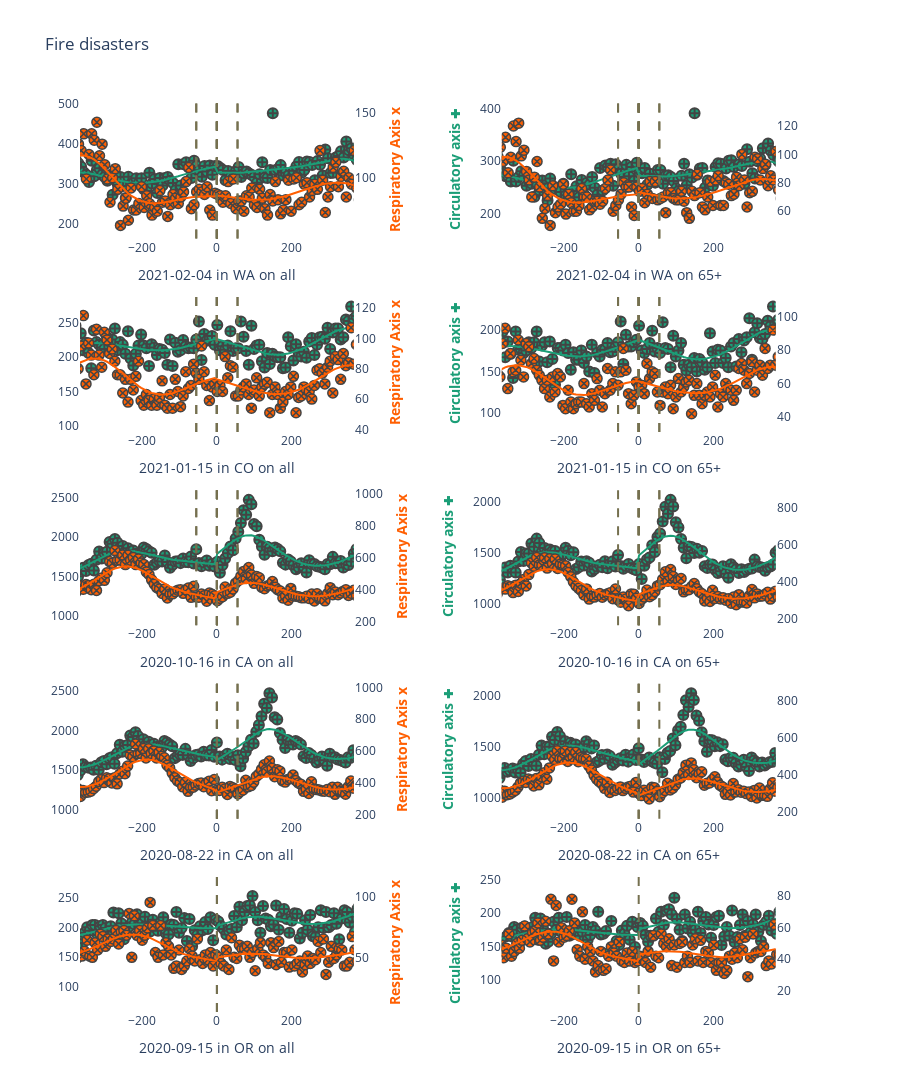

This figure's notebook cell:
### Code cell
from tqdm import tqdm

liste_ = list(df_temporel.keys())[:rows]


for row, (date, state) in enumerate(tqdm(liste_), start=1):
    shifts=[]
    max_shift = 365
    k = row-1
    
    time = str(date).split(" ")[0]
    for i in list(range(k-1,-1,-1))+list(range(k+1,len(liste_))):
        neighbor_time, neighbor_state = liste_[i]
        if neighbor_state==state:
            shifts.append(int((neighbor_time-pd.to_datetime(time))/ np.timedelta64(1, "D")))
        
    for col in [1, 2]:
        plot(
            fig=fig,
            df=df_temporel[(date, state)]["all"] if col % 2 else df_temporel[(date, state)]["65+"],
            row=row,
            col=col,
            disaster_time=time,
            state=state,
            other_events=shifts,
            category= "all" if col % 2 else "65+"
        )


fig.update_layout(title_text="Fire disasters", height= 1000*rows/3,plot_bgcolor='white')
fig.update_traces(showlegend=False)

# fig.update(layout_xaxis_range = [-365,365])

fig.show()

### Figure 1 — Plotly figure (JSON) as saved in the notebook; plotly's stock layout.template omitted (floating-point values rounded to 4 significant figures; data arrays with more than 128 entries replaced by an {"elided": "..."} marker saying what was removed)
{"data": [{"marker": {"color": "rgb(27,158,119)", "line": {"width": 2}, "size": 10, "symbol": 27}, "mode": "markers", "name": "Diseases of the circulatory system", "showlegend": false, "type": "scatter", "x": {"elided": "229 int values"}, "xaxis": "x", "y": {"elided": "229 int values"}, "yaxis": "y"}, {"marker": {"color": "rgb(27,158,119)"}, "showlegend": false, "type": "scatter", "x": {"elided": "229 int values"}, "xaxis": "x", "y": {"elided": "229 float values"}, "yaxis": "y"}, {"marker": {"color": "rgb(297,95,2)", "line": {"width": 1.5}, "size": 10, "symbol": 28}, "mode": "markers", "name": "Diseases of the respiratory system", "showlegend": false, "type": "scatter", "x": {"elided": "229 int values"}, "xaxis": "x", "y": {"elided": "229 int values"}, "yaxis": "y2"}, {"marker": {"color": "rgb(297,95,2)"}, "showlegend": false, "type": "scatter", "x": {"elided": "229 int values"}, "xaxis": "x", "y": {"elided": "229 float values"}, "yaxis": "y2"}, {"marker": {"color": "rgb(27,158,119)", "line": {"width": 2}, "size": 10, "symbol": 27}, "mode": "markers", "name": "Diseases of the circulatory system", "showlegend": false, "type": "scatter", "x": {"elided": "229 int values"}, "xaxis": "x2", "y": {"elided": "229 int values"}, "yaxis": "y3"}, {"marker": {"color": "rgb(27,158,119)"}, "showlegend": false, "type": "scatter", "x": {"elided": "229 int values"}, "xaxis": "x2", "y": {"elided": "229 float values"}, "yaxis": "y3"}, {"marker": {"color": "rgb(297,95,2)", "line": {"width": 1.5}, "size": 10, "symbol": 28}, "mode": "markers", "name": "Diseases of the respiratory system", "showlegend": false, "type": "scatter", "x": {"elided": "229 int values"}, "xaxis": "x2", "y": {"elided": "229 int values"}, "yaxis": "y4"}, {"marker": {"color": "rgb(297,95,2)"}, "showlegend": false, "type": "scatter", "x": {"elided": "229 int values"}, "xaxis": "x2", "y": {"elided": "229 float values"}, "yaxis": "y4"}, {"marker": {"color": "rgb(27,158,119)", "line": {"width": 2}, "size": 10, "symbol": 27}, "mode": "markers", "name": "Diseases of the circulatory system", "showlegend": false, "type": "scatter", "x": {"elided": "229 int values"}, "xaxis": "x3", "y": {"elided": "229 int values"}, "yaxis": "y5"}, {"marker": {"color": "rgb(27,158,119)"}, "showlegend": false, "type": "scatter", "x": {"elided": "229 int values"}, "xaxis": "x3", "y": {"elided": "229 float values"}, "yaxis": "y5"}, {"marker": {"color": "rgb(297,95,2)", "line": {"width": 1.5}, "size": 10, "symbol": 28}, "mode": "markers", "name": "Diseases of the respiratory system", "showlegend": false, "type": "scatter", "x": {"elided": "229 int values"}, "xaxis": "x3", "y": {"elided": "229 int values"}, "yaxis": "y6"}, {"marker": {"color": "rgb(297,95,2)"}, "showlegend": false, "type": "scatter", "x": {"elided": "229 int values"}, "xaxis": "x3", "y": {"elided": "229 float values"}, "yaxis": "y6"}, {"marker": {"color": "rgb(27,158,119)", "line": {"width": 2}, "size": 10, "symbol": 27}, "mode": "markers", "name": "Diseases of the circulatory system", "showlegend": false, "type": "scatter", "x": {"elided": "229 int values"}, "xaxis": "x4", "y": {"elided": "229 int values"}, "yaxis": "y7"}, {"marker": {"color": "rgb(27,158,119)"}, "showlegend": false, "type": "scatter", "x": {"elided": "229 int values"}, "xaxis": "x4", "y": {"elided": "229 float values"}, "yaxis": "y7"}, {"marker": {"color": "rgb(297,95,2)", "line": {"width": 1.5}, "size": 10, "symbol": 28}, "mode": "markers", "name": "Diseases of the respiratory system", "showlegend": false, "type": "scatter", "x": {"elided": "229 int values"}, "xaxis": "x4", "y": {"elided": "229 int values"}, "yaxis": "y8"}, {"marker": {"color": "rgb(297,95,2)"}, "showlegend": false, "type": "scatter", "x": {"elided": "229 int values"}, "xaxis": "x4", "y": {"elided": "229 float values"}, "yaxis": "y8"}, {"marker": {"color": "rgb(27,158,119)", "line": {"width": 2}, "size": 10, "symbol": 27}, "mode": "markers", "name": "Diseases of the circulatory system", "showlegend": false, "type": "scatter", "x": {"elided": "229 int values"}, "xaxis": "x5", "y": {"elided": "229 int values"}, "yaxis": "y9"}, {"marker": {"color": "rgb(27,158,119)"}, "showlegend": false, "type": "scatter", "x": {"elided": "229 int values"}, "xaxis": "x5", "y": {"elided": "229 float values"}, "yaxis": "y9"}, {"marker": {"color": "rgb(297,95,2)", "line": {"width": 1.5}, "size": 10, "symbol": 28}, "mode": "markers", "name": "Diseases of the respiratory system", "showlegend": false, "type": "scatter", "x": {"elided": "229 int values"}, "xaxis": "x5", "y": {"elided": "229 int values"}, "yaxis": "y10"}, {"marker": {"color": "rgb(297,95,2)"}, "showlegend": false, "type": "scatter", "x": {"elided": "229 int values"}, "xaxis": "x5", "y": {"elided": "229 float values"}, "yaxis": "y10"}, {"marker": {"color": "rgb(27,158,119)", "line": {"width": 2}, "size": 10, "symbol": 27}, "mode": "markers", "name": "Diseases of the circulatory system", "showlegend": false, "type": "scatter", "x": {"elided": "229 int values"}, "xaxis": "x6", "y": {"elided": "229 int values"}, "yaxis": "y11"}, {"marker": {"color": "rgb(27,158,119)"}, "showlegend": false, "type": "scatter", "x": {"elided": "229 int values"}, "xaxis": "x6", "y": {"elided": "229 float values"}, "yaxis": "y11"}, {"marker": {"color": "rgb(297,95,2)", "line": {"width": 1.5}, "size": 10, "symbol": 28}, "mode": "markers", "name": "Diseases of the respiratory system", "showlegend": false, "type": "scatter", "x": {"elided": "229 int values"}, "xaxis": "x6", "y": {"elided": "229 int values"}, "yaxis": "y12"}, {"marker": {"color": "rgb(297,95,2)"}, "showlegend": false, "type": "scatter", "x": {"elided": "229 int values"}, "xaxis": "x6", "y": {"elided": "229 float values"}, "yaxis": "y12"}, {"marker": {"color": "rgb(27,158,119)", "line": {"width": 2}, "size": 10, "symbol": 27}, "mode": "markers", "name": "Diseases of the circulatory system", "showlegend": false, "type": "scatter", "x": {"elided": "229 int values"}, "xaxis": "x7", "y": {"elided": "229 int values"}, "yaxis": "y13"}, {"marker": {"color": "rgb(27,158,119)"}, "showlegend": false, "type": "scatter", "x": {"elided": "229 int values"}, "xaxis": "x7", "y": {"elided": "229 float values"}, "yaxis": "y13"}, {"marker": {"color": "rgb(297,95,2)", "line": {"width": 1.5}, "size": 10, "symbol": 28}, "mode": "markers", "name": "Diseases of the respiratory system", "showlegend": false, "type": "scatter", "x": {"elided": "229 int values"}, "xaxis": "x7", "y": {"elided": "229 int values"}, "yaxis": "y14"}, {"marker": {"color": "rgb(297,95,2)"}, "showlegend": false, "type": "scatter", "x": {"elided": "229 int values"}, "xaxis": "x7", "y": {"elided": "229 float values"}, "yaxis": "y14"}, {"marker": {"color": "rgb(27,158,119)", "line": {"width": 2}, "size": 10, "symbol": 27}, "mode": "markers", "name": "Diseases of the circulatory system", "showlegend": false, "type": "scatter", "x": {"elided": "229 int values"}, "xaxis": "x8", "y": {"elided": "229 int values"}, "yaxis": "y15"}, {"marker": {"color": "rgb(27,158,119)"}, "showlegend": false, "type": "scatter", "x": {"elided": "229 int values"}, "xaxis": "x8", "y": {"elided": "229 float values"}, "yaxis": "y15"}, {"marker": {"color": "rgb(297,95,2)", "line": {"width": 1.5}, "size": 10, "symbol": 28}, "mode": "markers", "name": "Diseases of the respiratory system", "showlegend": false, "type": "scatter", "x": {"elided": "229 int values"}, "xaxis": "x8", "y": {"elided": "229 int values"}, "yaxis": "y16"}, {"marker": {"color": "rgb(297,95,2)"}, "showlegend": false, "type": "scatter", "x": {"elided": "229 int values"}, "xaxis": "x8", "y": {"elided": "229 float values"}, "yaxis": "y16"}, {"marker": {"color": "rgb(27,158,119)", "line": {"width": 2}, "size": 10, "symbol": 27}, "mode": "markers", "name": "Diseases of the circulatory system", "showlegend": false, "type": "scatter", "x": {"elided": "229 int values"}, "xaxis": "x9", "y": {"elided": "229 int values"}, "yaxis": "y17"}, {"marker": {"color": "rgb(27,158,119)"}, "showlegend": false, "type": "scatter", "x": {"elided": "229 int values"}, "xaxis": "x9", "y": {"elided": "229 float values"}, "yaxis": "y17"}, {"marker": {"color": "rgb(297,95,2)", "line": {"width": 1.5}, "size": 10, "symbol": 28}, "mode": "markers", "name": "Diseases of the respiratory system", "showlegend": false, "type": "scatter", "x": {"elided": "229 int values"}, "xaxis": "x9", "y": {"elided": "229 int values"}, "yaxis": "y18"}, {"marker": {"color": "rgb(297,95,2)"}, "showlegend": false, "type": "scatter", "x": {"elided": "229 int values"}, "xaxis": "x9", "y": {"elided": "229 float values"}, "yaxis": "y18"}, {"marker": {"color": "rgb(27,158,119)", "line": {"width": 2}, "size": 10, "symbol": 27}, "mode": "markers", "name": "Diseases of the circulatory system", "showlegend": false, "type": "scatter", "x": {"elided": "229 int values"}, "xaxis": "x10", "y": {"elided": "229 int values"}, "yaxis": "y19"}, {"marker": {"color": "rgb(27,158,119)"}, "showlegend": false, "type": "scatter", "x": {"elided": "229 int values"}, "xaxis": "x10", "y": {"elided": "229 float values"}, "yaxis": "y19"}, {"marker": {"color": "rgb(297,95,2)", "line": {"width": 1.5}, "size": 10, "symbol": 28}, "mode": "markers", "name": "Diseases of the respiratory system", "showlegend": false, "type": "scatter", "x": {"elided": "229 int values"}, "xaxis": "x10", "y": {"elided": "229 int values"}, "yaxis": "y20"}, {"marker": {"color": "rgb(297,95,2)"}, "showlegend": false, "type": "scatter", "x": {"elided": "229 int values"}, "xaxis": "x10", "y": {"elided": "229 float values"}, "yaxis": "y20"}], "layout": {"height": 1667.0, "plot_bgcolor": "white", "shapes": [{"line": {"color": "rgb(117,112,79)", "dash": "dash"}, "type": "line", "x0": 0, "x1": 0, "xref": "x", "y0": 0, "y1": 1, "yref": "y domain"}, {"line": {"color": "rgb(117,112,79)", "dash": "dash"}, "type": "line", "x0": 0, "x1": 0, "xref": "x", "y0": 0, "y1": 1, "yref": "y domain"}, {"line": {"color": "rgb(117,112,79)", "dash": "dash"}, "type": "line", "x0": 0, "x1": 0, "xref": "x2", "y0": 0, "y1": 1, "yref": "y3 domain"}, {"line": {"color": "rgb(117,112,79)", "dash": "dash"}, "type": "line", "x0": 0, "x1": 0, "xref": "x", "y0": 0, "y1": 1, "yref": "y domain"}, {"line": {"color": "rgb(117,112,79)", "dash": "dash"}, "type": "line", "x0": 0, "x1": 0, "xref": "x2", "y0": 0, "y1": 1, "yref": "y3 domain"}, {"line": {"color": "rgb(117,112,79)", "dash": "dash"}, "type": "line", "x0": 0, "x1": 0, "xref": "x3", "y0": 0, "y1": 1, "yref": "y5 domain"}, {"line": {"color": "rgb(117,112,79)", "dash": "dash"}, "type": "line", "x0": 0, "x1": 0, "xref": "x", "y0": 0, "y1": 1, "yref": "y domain"}, {"line": {"color": "rgb(117,112,79)", "dash": "dash"}, "type": "line", "x0": 0, "x1": 0, "xref": "x2", "y0": 0, "y1": 1, "yref": "y3 domain"}, {"line": {"color": "rgb(117,112,79)", "dash": "dash"}, "type": "line", "x0": 0, "x1": 0, "xref": "x3", "y0": 0, "y1": 1, "yref": "y5 domain"}, {"line": {"color": "rgb(117,112,79)", "dash": "dash"}, "type": "line", "x0": 0, "x1": 0, "xref": "x4", "y0": 0, "y1": 1, "yref": "y7 domain"}, {"line": {"color": "rgb(117,112,79)", "dash": "dash"}, "type": "line", "x0": 0, "x1": 0, "xref": "x", "y0": 0, "y1": 1, "yref": "y domain"}, {"line": {"color": "rgb(117,112,79)", "dash": "dash"}, "type": "line", "x0": 0, "x1": 0, "xref": "x2", "y0": 0, "y1": 1, "yref": "y3 domain"}, {"line": {"color": "rgb(117,112,79)", "dash": "dash"}, "type": "line", "x0": 0, "x1": 0, "xref": "x3", "y0": 0, "y1": 1, "yref": "y5 domain"}, {"line": {"color": "rgb(117,112,79)", "dash": "dash"}, "type": "line", "x0": 0, "x1": 0, "xref": "x4", "y0": 0, "y1": 1, "yref": "y7 domain"}, {"line": {"color": "rgb(117,112,79)", "dash": "dash"}, "type": "line", "x0": 0, "x1": 0, "xref": "x5", "y0": 0, "y1": 1, "yref": "y9 domain"}, {"line": {"color": "rgb(117,112,79)", "dash": "dash"}, "type": "line", "x0": -55, "x1": -55, "xref": "x", "y0": 0, "y1": 1, "yref": "y domain"}, {"line": {"color": "rgb(117,112,79)", "dash": "dash"}, "type": "line", "x0": -55, "x1": -55, "xref": "x2", "y0": 0, "y1": 1, "yref": "y3 domain"}, {"line": {"color": "rgb(117,112,79)", "dash": "dash"}, "type": "line", "x0": -55, "x1": -55, "xref": "x3", "y0": 0, "y1": 1, "yref": "y5 domain"}, {"line": {"color": "rgb(117,112,79)", "dash": "dash"}, "type": "line", "x0": -55, "x1": -55, "xref": "x4", "y0": 0, "y1": 1, "yref": "y7 domain"}, {"line": {"color": "rgb(117,112,79)", "dash": "dash"}, "type": "line", "x0": -55, "x1": -55, "xref": "x5", "y0": 0, "y1": 1, "yref": "y9 domain"}, {"line": {"color": "rgb(117,112,79)", "dash": "dash"}, "type": "line", "x0": 0, "x1": 0, "xref": "x", "y0": 0, "y1": 1, "yref": "y domain"}, {"line": {"color": "rgb(117,112,79)", "dash": "dash"}, "type": "line", "x0": 0, "x1": 0, "xref": "x2", "y0": 0, "y1": 1, "yref": "y3 domain"}, {"line": {"color": "rgb(117,112,79)", "dash": "dash"}, "type": "line", "x0": 0, "x1": 0, "xref": "x3", "y0": 0, "y1": 1, "yref": "y5 domain"}, {"line": {"color": "rgb(117,112,79)", "dash": "dash"}, "type": "line", "x0": 0, "x1": 0, "xref": "x4", "y0": 0, "y1": 1, "yref": "y7 domain"}, {"line": {"color": "rgb(117,112,79)", "dash": "dash"}, "type": "line", "x0": 0, "x1": 0, "xref": "x5", "y0": 0, "y1": 1, "yref": "y9 domain"}, {"line": {"color": "rgb(117,112,79)", "dash": "dash"}, "type": "line", "x0": 0, "x1": 0, "xref": "x6", "y0": 0, "y1": 1, "yref": "y11 domain"}, {"line": {"color": "rgb(117,112,79)", "dash": "dash"}, "type": "line", "x0": -55, "x1": -55, "xref": "x", "y0": 0, "y1": 1, "yref": "y domain"}, {"line": {"color": "rgb(117,112,79)", "dash": "dash"}, "type": "line", "x0": -55, "x1": -55, "xref": "x2", "y0": 0, "y1": 1, "yref": "y3 domain"}, {"line": {"color": "rgb(117,112,79)", "dash": "dash"}, "type": "line", "x0": -55, "x1": -55, "xref": "x3", "y0": 0, "y1": 1, "yref": "y5 domain"}, {"line": {"color": "rgb(117,112,79)", "dash": "dash"}, "type": "line", "x0": -55, "x1": -55, "xref": "x4", "y0": 0, "y1": 1, "yref": "y7 domain"}, {"line": {"color": "rgb(117,112,79)", "dash": "dash"}, "type": "line", "x0": -55, "x1": -55, "xref": "x5", "y0": 0, "y1": 1, "yref": "y9 domain"}, {"line": {"color": "rgb(117,112,79)", "dash": "dash"}, "type": "line", "x0": -55, "x1": -55, "xref": "x6", "y0": 0, "y1": 1, "yref": "y11 domain"}, {"line": {"color": "rgb(117,112,79)", "dash": "dash"}, "type": "line", "x0": 0, "x1": 0, "xref": "x", "y0": 0, "y1": 1, "yref": "y domain"}, {"line": {"color": "rgb(117,112,79)", "dash": "dash"}, "type": "line", "x0": 0, "x1": 0, "xref": "x2", "y0": 0, "y1": 1, "yref": "y3 domain"}, {"line": {"color": "rgb(117,112,79)", "dash": "dash"}, "type": "line", "x0": 0, "x1": 0, "xref": "x3", "y0": 0, "y1": 1, "yref": "y5 domain"}, {"line": {"color": "rgb(117,112,79)", "dash": "dash"}, "type": "line", "x0": 0, "x1": 0, "xref": "x4", "y0": 0, "y1": 1, "yref": "y7 domain"}, {"line": {"color": "rgb(117,112,79)", "dash": "dash"}, "type": "line", "x0": 0, "x1": 0, "xref": "x5", "y0": 0, "y1": 1, "yref": "y9 domain"}, {"line": {"color": "rgb(117,112,79)", "dash": "dash"}, "type": "line", "x0": 0, "x1": 0, "xref": "x6", "y0": 0, "y1": 1, "yref": "y11 domain"}, {"line": {"color": "rgb(117,112,79)", "dash": "dash"}, "type": "line", "x0": 0, "x1": 0, "xref": "x7", "y0": 0, "y1": 1, "yref": "y13 domain"}, {"line": {"color": "rgb(117,112,79)", "dash": "dash"}, "type": "line", "x0": 55, "x1": 55, "xref": "x", "y0": 0, "y1": 1, "yref": "y domain"}, {"line": {"color": "rgb(117,112,79)", "dash": "dash"}, "type": "line", "x0": 55, "x1": 55, "xref": "x2", "y0": 0, "y1": 1, "yref": "y3 domain"}, {"line": {"color": "rgb(117,112,79)", "dash": "dash"}, "type": "line", "x0": 55, "x1": 55, "xref": "x3", "y0": 0, "y1": 1, "yref": "y5 domain"}, {"line": {"color": "rgb(117,112,79)", "dash": "dash"}, "type": "line", "x0": 55, "x1": 55, "xref": "x4", "y0": 0, "y1": 1, "yref": "y7 domain"}, {"line": {"color": "rgb(117,112,79)", "dash": "dash"}, "type": "line", "x0": 55, "x1": 55, "xref": "x5", "y0": 0, "y1": 1, "yref": "y9 domain"}, {"line": {"color": "rgb(117,112,79)", "dash": "dash"}, "type": "line", "x0": 55, "x1": 55, "xref": "x6", "y0": 0, "y1": 1, "yref": "y11 domain"}, {"line": {"color": "rgb(117,112,79)", "dash": "dash"}, "type": "line", "x0": 55, "x1": 55, "xref": "x7", "y0": 0, "y1": 1, "yref": "y13 domain"}, {"line": {"color": "rgb(117,112,79)", "dash": "dash"}, "type": "line", "x0": 0, "x1": 0, "xref": "x", "y0": 0, "y1": 1, "yref": "y domain"}, {"line": {"color": "rgb(117,112,79)", "dash": "dash"}, "type": "line", "x0": 0, "x1": 0, "xref": "x2", "y0": 0, "y1": 1, "yref": "y3 domain"}, {"line": {"color": "rgb(117,112,79)", "dash": "dash"}, "type": "line", "x0": 0, "x1": 0, "xref": "x3", "y0": 0, "y1": 1, "yref": "y5 domain"}, {"line": {"color": "rgb(117,112,79)", "dash": "dash"}, "type": "line", "x0": 0, "x1": 0, "xref": "x4", "y0": 0, "y1": 1, "yref": "y7 domain"}, {"line": {"color": "rgb(117,112,79)", "dash": "dash"}, "type": "line", "x0": 0, "x1": 0, "xref": "x5", "y0": 0, "y1": 1, "yref": "y9 domain"}, {"line": {"color": "rgb(117,112,79)", "dash": "dash"}, "type": "line", "x0": 0, "x1": 0, "xref": "x6", "y0": 0, "y1": 1, "yref": "y11 domain"}, {"line": {"color": "rgb(117,112,79)", "dash": "dash"}, "type": "line", "x0": 0, "x1": 0, "xref": "x7", "y0": 0, "y1": 1, "yref": "y13 domain"}, {"line": {"color": "rgb(117,112,79)", "dash": "dash"}, "type": "line", "x0": 0, "x1": 0, "xref": "x8", "y0": 0, "y1": 1, "yref": "y15 domain"}, {"line": {"color": "rgb(117,112,79)", "dash": "dash"}, "type": "line", "x0": 55, "x1": 55, "xref": "x", "y0": 0, "y1": 1, "yref": "y domain"}, {"line": {"color": "rgb(117,112,79)", "dash": "dash"}, "type": "line", "x0": 55, "x1": 55, "xref": "x2", "y0": 0, "y1": 1, "yref": "y3 domain"}, {"line": {"color": "rgb(117,112,79)", "dash": "dash"}, "type": "line", "x0": 55, "x1": 55, "xref": "x3", "y0": 0, "y1": 1, "yref": "y5 domain"}, {"line": {"color": "rgb(117,112,79)", "dash": "dash"}, "type": "line", "x0": 55, "x1": 55, "xref": "x4", "y0": 0, "y1": 1, "yref": "y7 domain"}, {"line": {"color": "rgb(117,112,79)", "dash": "dash"}, "type": "line", "x0": 55, "x1": 55, "xref": "x5", "y0": 0, "y1": 1, "yref": "y9 domain"}, {"line": {"color": "rgb(117,112,79)", "dash": "dash"}, "type": "line", "x0": 55, "x1": 55, "xref": "x6", "y0": 0, "y1": 1, "yref": "y11 domain"}, {"line": {"color": "rgb(117,112,79)", "dash": "dash"}, "type": "line", "x0": 55, "x1": 55, "xref": "x7", "y0": 0, "y1": 1, "yref": "y13 domain"}, {"line": {"color": "rgb(117,112,79)", "dash": "dash"}, "type": "line", "x0": 55, "x1": 55, "xref": "x8", "y0": 0, "y1": 1, "yref": "y15 domain"}, {"line": {"color": "rgb(117,112,79)", "dash": "dash"}, "type": "line", "x0": 0, "x1": 0, "xref": "x", "y0": 0, "y1": 1, "yref": "y domain"}, {"line": {"color": "rgb(117,112,79)", "dash": "dash"}, "type": "line", "x0": 0, "x1": 0, "xref": "x2", "y0": 0, "y1": 1, "yref": "y3 domain"}, {"line": {"color": "rgb(117,112,79)", "dash": "dash"}, "type": "line", "x0": 0, "x1": 0, "xref": "x3", "y0": 0, "y1": 1, "yref": "y5 domain"}, {"line": {"color": "rgb(117,112,79)", "dash": "dash"}, "type": "line", "x0": 0, "x1": 0, "xref": "x4", "y0": 0, "y1": 1, "yref": "y7 domain"}, {"line": {"color": "rgb(117,112,79)", "dash": "dash"}, "type": "line", "x0": 0, "x1": 0, "xref": "x5", "y0": 0, "y1": 1, "yref": "y9 domain"}, {"line": {"color": "rgb(117,112,79)", "dash": "dash"}, "type": "line", "x0": 0, "x1": 0, "xref": "x6", "y0": 0, "y1": 1, "yref": "y11 domain"}, {"line": {"color": "rgb(117,112,79)", "dash": "dash"}, "type": "line", "x0": 0, "x1": 0, "xref": "x7", "y0": 0, "y1": 1, "yref": "y13 domain"}, {"line": {"color": "rgb(117,112,79)", "dash": "dash"}, "type": "line", "x0": 0, "x1": 0, "xref": "x8", "y0": 0, "y1": 1, "yref": "y15 domain"}, {"line": {"color": "rgb(117,112,79)", "dash": "dash"}, "type": "line", "x0": 0, "x1": 0, "xref": "x9", "y0": 0, "y1": 1, "yref": "y17 domain"}, {"line": {"color": "rgb(117,112,79)", "dash": "dash"}, "type": "line", "x0": 0, "x1": 0, "xref": "x", "y0": 0, "y1": 1, "yref": "y domain"}, {"line": {"color": "rgb(117,112,79)", "dash": "dash"}, "type": "line", "x0": 0, "x1": 0, "xref": "x2", "y0": 0, "y1": 1, "yref": "y3 domain"}, {"line": {"color": "rgb(117,112,79)", "dash": "dash"}, "type": "line", "x0": 0, "x1": 0, "xref": "x3", "y0": 0, "y1": 1, "yref": "y5 domain"}, {"line": {"color": "rgb(117,112,79)", "dash": "dash"}, "type": "line", "x0": 0, "x1": 0, "xref": "x4", "y0": 0, "y1": 1, "yref": "y7 domain"}, {"line": {"color": "rgb(117,112,79)", "dash": "dash"}, "type": "line", "x0": 0, "x1": 0, "xref": "x5", "y0": 0, "y1": 1, "yref": "y9 domain"}, {"line": {"color": "rgb(117,112,79)", "dash": "dash"}, "type": "line", "x0": 0, "x1": 0, "xref": "x6", "y0": 0, "y1": 1, "yref": "y11 domain"}, {"line": {"color": "rgb(117,112,79)", "dash": "dash"}, "type": "line", "x0": 0, "x1": 0, "xref": "x7", "y0": 0, "y1": 1, "yref": "y13 domain"}, {"line": {"color": "rgb(117,112,79)", "dash": "dash"}, "type": "line", "x0": 0, "x1": 0, "xref": "x8", "y0": 0, "y1": 1, "yref": "y15 domain"}, {"line": {"color": "rgb(117,112,79)", "dash": "dash"}, "type": "line", "x0": 0, "x1": 0, "xref": "x9", "y0": 0, "y1": 1, "yref": "y17 domain"}, {"line": {"color": "rgb(117,112,79)", "dash": "dash"}, "type": "line", "x0": 0, "x1": 0, "xref": "x10", "y0": 0, "y1": 1, "yref": "y19 domain"}], "title": {"text": "Fire disasters"}, "xaxis": {"anchor": "y", "domain": [0, 0.37], "range": [-365, 365], "title": {"text": "2021-02-04 in WA on all"}}, "xaxis10": {"anchor": "y19", "domain": [0.57, 0.94], "range": [-365, 365], "title": {"text": "2020-09-15 in OR on 65+"}}, "xaxis2": {"anchor": "y3", "domain": [0.57, 0.94], "range": [-365, 365], "title": {"text": "2021-02-04 in WA on 65+"}}, "xaxis3": {"anchor": "y5", "domain": [0, 0.37], "range": [-365, 365], "title": {"text": "2021-01-15 in CO on all"}}, "xaxis4": {"anchor": "y7", "domain": [0.57, 0.94], "range": [-365, 365], "title": {"text": "2021-01-15 in CO on 65+"}}, "xaxis5": {"anchor": "y9", "domain": [0, 0.37], "range": [-365, 365], "title": {"text": "2020-10-16 in CA on all"}}, "xaxis6": {"anchor": "y11", "domain": [0.57, 0.94], "range": [-365, 365], "title": {"text": "2020-10-16 in CA on 65+"}}, "xaxis7": {"anchor": "y13", "domain": [0, 0.37], "range": [-365, 365], "title": {"text": "2020-08-22 in CA on all"}}, "xaxis8": {"anchor": "y15", "domain": [0.57, 0.94], "range": [-365, 365], "title": {"text": "2020-08-22 in CA on 65+"}}, "xaxis9": {"anchor": "y17", "domain": [0, 0.37], "range": [-365, 365], "title": {"text": "2020-09-15 in OR on all"}}, "yaxis": {"anchor": "x", "domain": [0.848, 1]}, "yaxis10": {"anchor": "x5", "overlaying": "y9", "side": "right", "title": {"text": "<b style=\"color:rgb(297,95,2)\">Respiratory Axis x</b>"}}, "yaxis11": {"anchor": "x6", "domain": [0.424, 0.576], "title": {"text": "<b style=\"color:rgb(27,158,119)\">Circulatory axis &#10010;</b> "}}, "yaxis12": {"anchor": "x6", "overlaying": "y11", "side": "right"}, "yaxis13": {"anchor": "x7", "domain": [0.212, 0.364]}, "yaxis14": {"anchor": "x7", "overlaying": "y13", "side": "right", "title": {"text": "<b style=\"color:rgb(297,95,2)\">Respiratory Axis x</b>"}}, "yaxis15": {"anchor": "x8", "domain": [0.212, 0.364], "title": {"text": "<b style=\"color:rgb(27,158,119)\">Circulatory axis &#10010;</b> "}}, "yaxis16": {"anchor": "x8", "overlaying": "y15", "side": "right"}, "yaxis17": {"anchor": "x9", "domain": [0, 0.152]}, "yaxis18": {"anchor": "x9", "overlaying": "y17", "side": "right", "title": {"text": "<b style=\"color:rgb(297,95,2)\">Respiratory Axis x</b>"}}, "yaxis19": {"anchor": "x10", "domain": [0, 0.152], "title": {"text": "<b style=\"color:rgb(27,158,119)\">Circulatory axis &#10010;</b> "}}, "yaxis2": {"anchor": "x", "overlaying": "y", "side": "right", "title": {"text": "<b style=\"color:rgb(297,95,2)\">Respiratory Axis x</b>"}}, "yaxis20": {"anchor": "x10", "overlaying": "y19", "side": "right"}, "yaxis3": {"anchor": "x2", "domain": [0.848, 1], "title": {"text": "<b style=\"color:rgb(27,158,119)\">Circulatory axis &#10010;</b> "}}, "yaxis4": {"anchor": "x2", "overlaying": "y3", "side": "right"}, "yaxis5": {"anchor": "x3", "domain": [0.636, 0.788]}, "yaxis6": {"anchor": "x3", "overlaying": "y5", "side": "right", "title": {"text": "<b style=\"color:rgb(297,95,2)\">Respiratory Axis x</b>"}}, "yaxis7": {"anchor": "x4", "domain": [0.636, 0.788], "title": {"text": "<b style=\"color:rgb(27,158,119)\">Circulatory axis &#10010;</b> "}}, "yaxis8": {"anchor": "x4", "overlaying": "y7", "side": "right"}, "yaxis9": {"anchor": "x5", "domain": [0.424, 0.576]}}}
